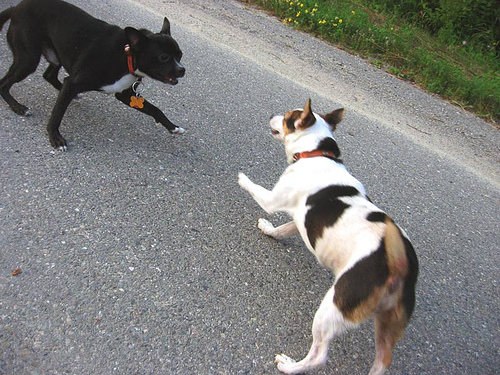
#> input picture image.jpg, 500 x 375 px, given in place of the camera
$ python part5.py
#> lines starting #> are read from the running program, lines starting #| are printed output that depends on the picture
import cv2

cv2.namedWindow('window')

def nothing(x):
	pass

cv2.createTrackbar('lower', 'window', 0, 255, nothing)
cv2.createTrackbar('upper', 'window', 0, 255, nothing)

#img = cv2.imread('test.jpg')

cap = cv2.VideoCapture(0)

#gray = cv2.cvtColor(img, cv2.COLOR_BGR2GRAY)

while True:
	_, img = cap.read()
#> img is the input picture: shape (375, 500, 3); mean B, G, R 125.6, 127.5, 127

	img = cv2.blur(img, (3,3))
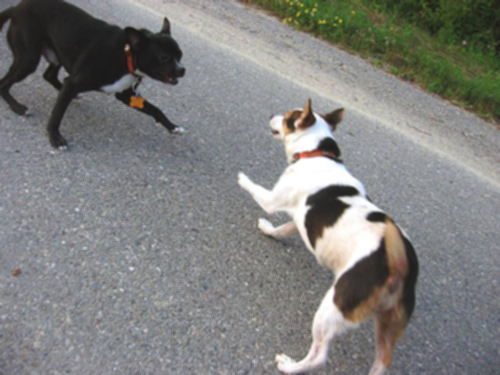
#> img: shape (375, 500, 3); mean B, G, R 125.6, 127.5, 127

	gray = cv2.cvtColor(img, cv2.COLOR_BGR2GRAY)
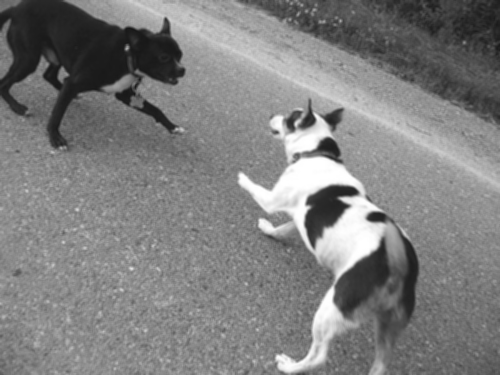
#> gray: shape (375, 500); min 22, max 255, mean 127.1

	x = cv2.getTrackbarPos('lower', 'window')
	y = cv2.getTrackbarPos('upper', 'window')

	edge = cv2.Canny(gray, x, y)
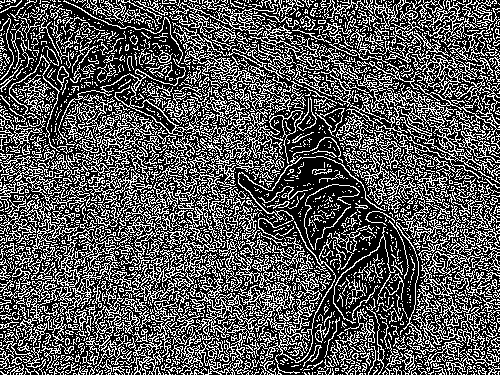
#> edge: shape (375, 500); 33.9% white in thin lines or dots

	cv2.imshow('window', edge)

	if cv2.waitKey(1) == 27:
#> (key Esc is pressed here)
		cv2.destroyAllWindows()
		break

$ run again, on lower_upper_refrence.png
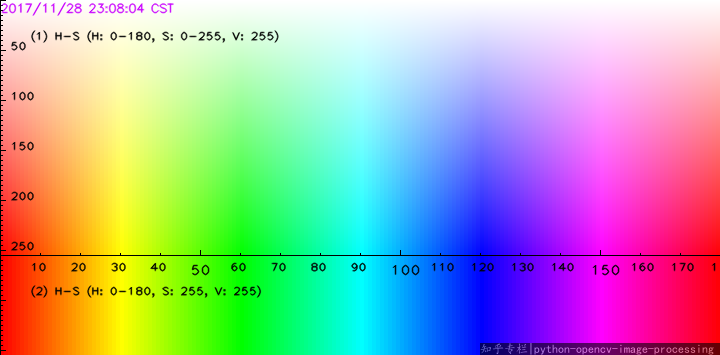
#> input picture lower_upper_refrence.png, 720 x 355 px, given in place of the camera
#> img is the input picture: shape (355, 720, 3); mean B, G, R 170.7, 171.1, 169.8
#> `gray = cv2.cvtColor(img, cv2.COLOR_BGR2GRAY)`:
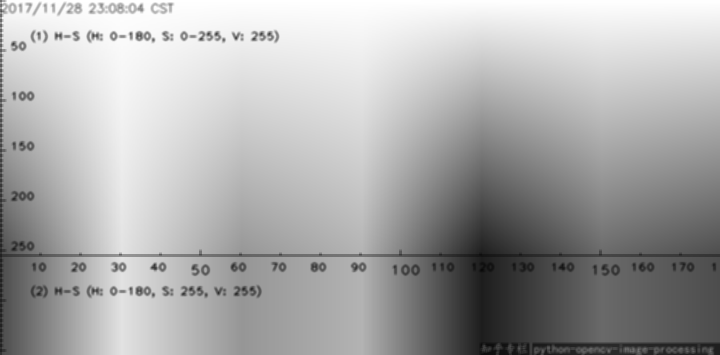
#> gray: shape (355, 720); min 9, max 255, mean 170.7
#> `edge = cv2.Canny(gray, x, y)`:
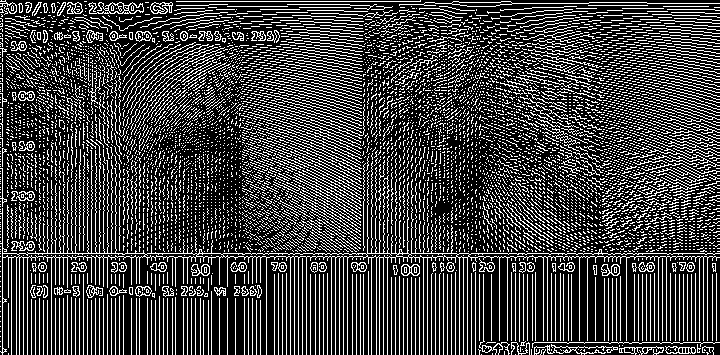
#> edge: shape (355, 720); 25.3% white in thin lines or dots
